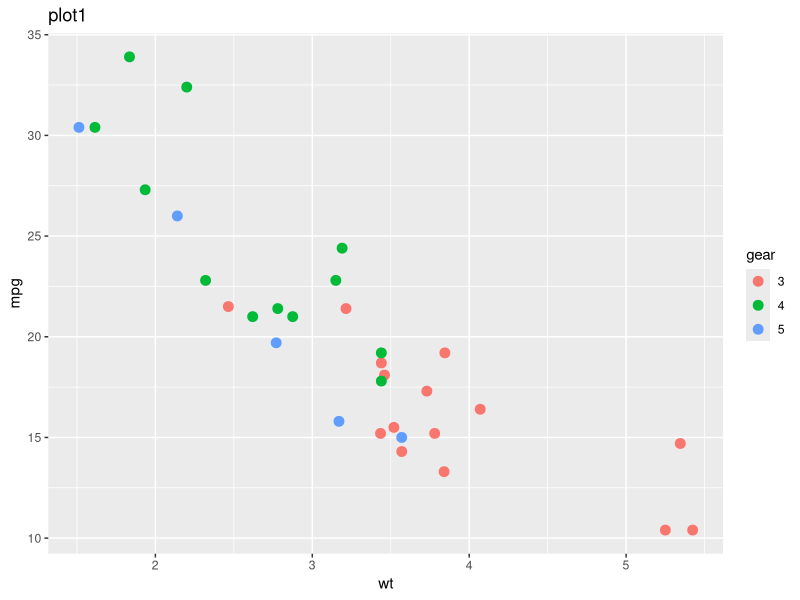
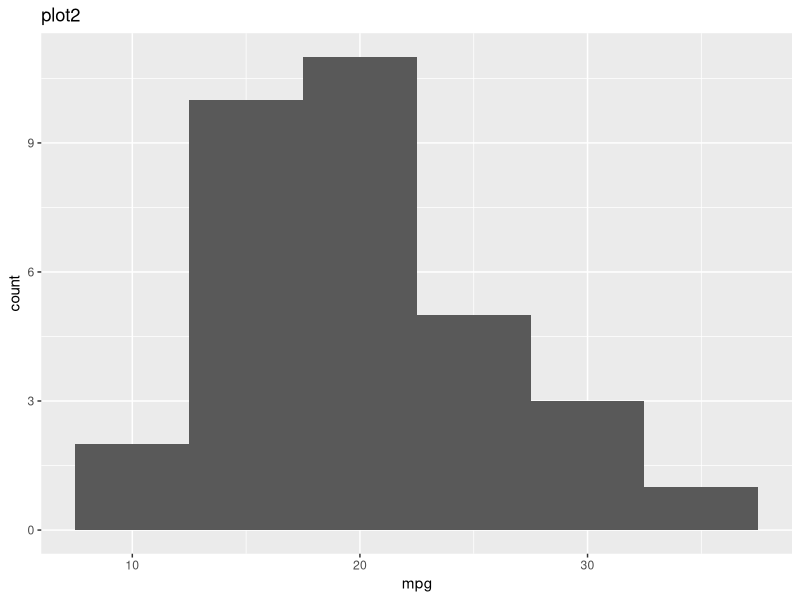
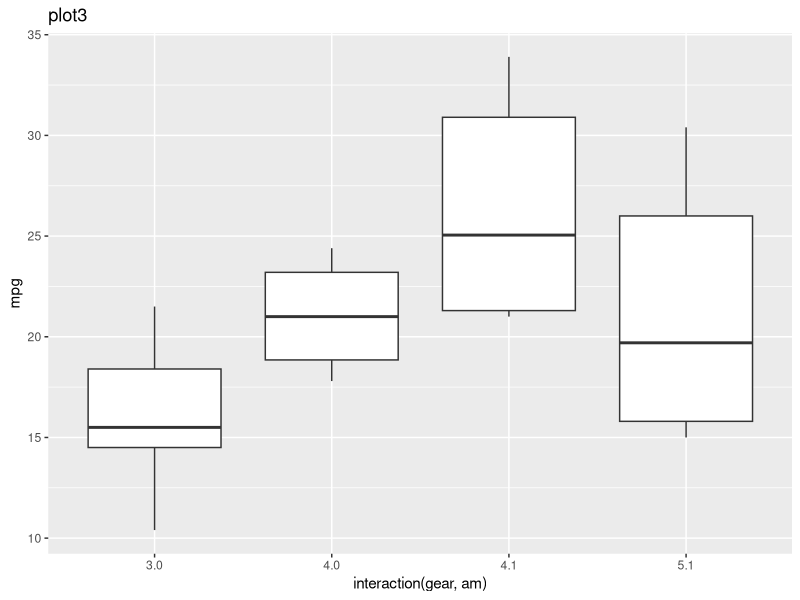
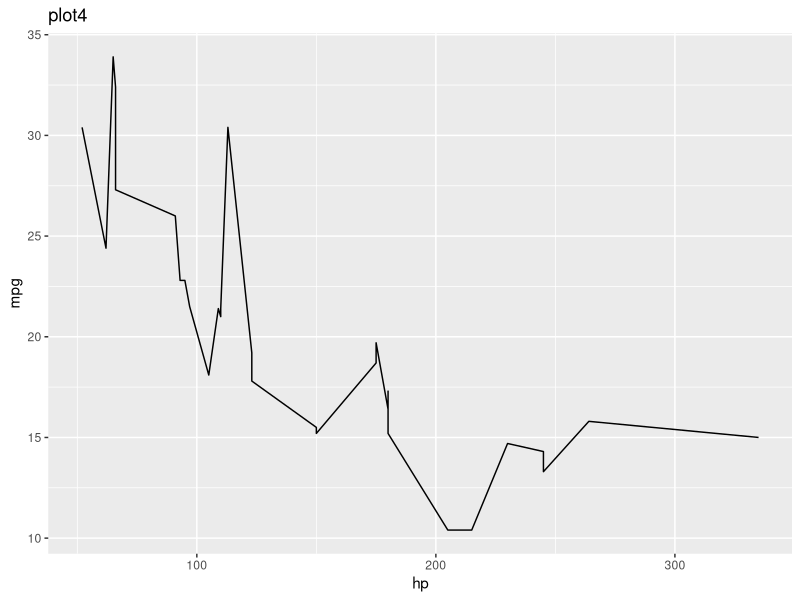
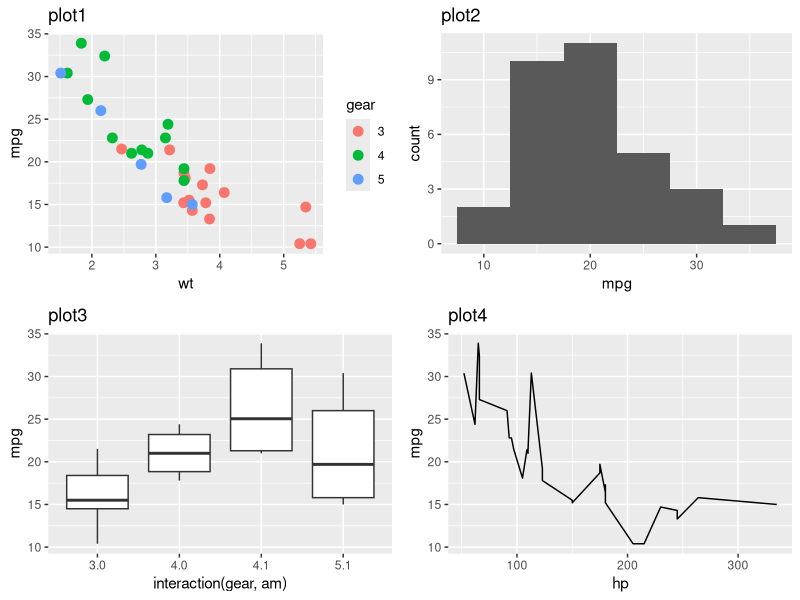
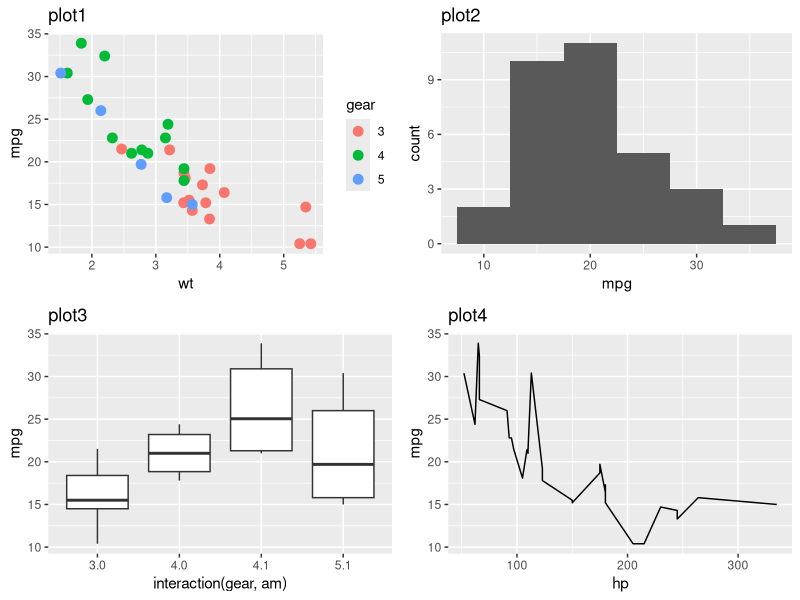
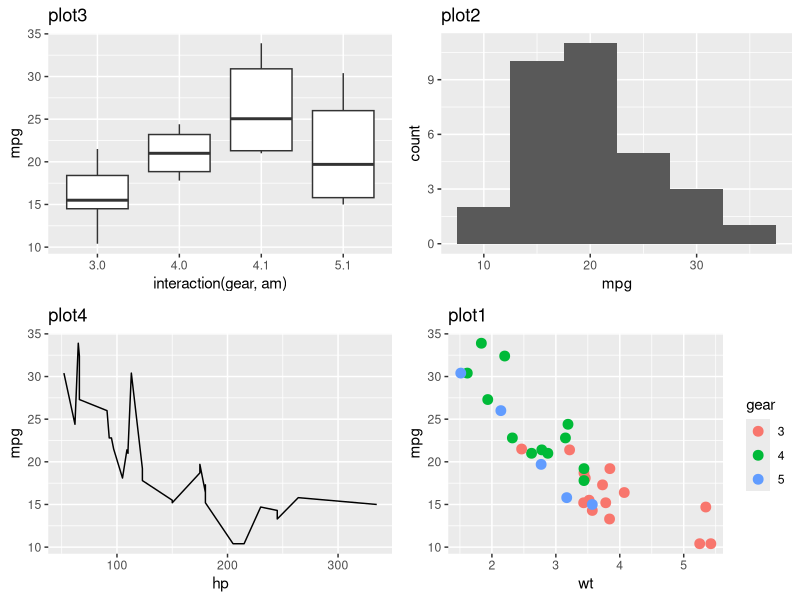
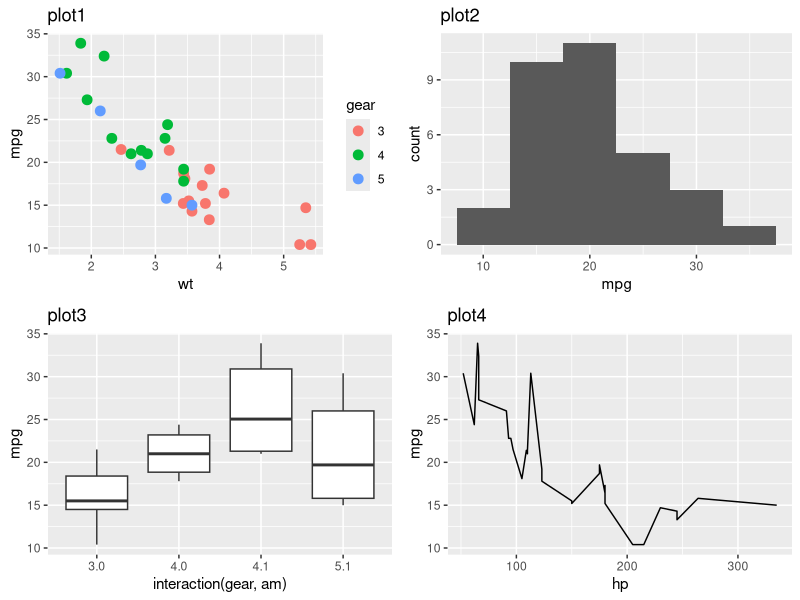

Write R code to recreate these figures, in order.
########################
# Combining plots
########################

# View dataset

head(mtcars)

# Import tideverse library
library(tidyverse)

glimpse(mtcars)

# Convert gear to categorical

class(mtcars$gear)
class(mtcars$am)

mtcars$gear <- as.factor(mtcars$gear)
mtcars$am <- as.factor(mtcars$am)

class(mtcars$gear)
class(mtcars$am)


############################
# plot1: Create a scatter plot

plot1 <- ggplot(data = mtcars, mapping = aes(x = wt, y = mpg,
                                             colour = gear)) +
  geom_point(size=3) +
  ggtitle("plot1")

plot1

############################
# plot2: Create a histogram plot


plot2 <- ggplot(data = mtcars, mapping = aes(x = mpg)) +
  geom_histogram(binwidth = 5) +
  ggtitle("plot2")

plot2


############################
# plot3: Create a boxplot


plot3 <- ggplot(data = mtcars,
                mapping = aes(x = interaction(gear,am), y=mpg)) +
  geom_boxplot() +
  ggtitle("plot3")

plot3

############################
# plot4: Create a line plot


plot4 <- ggplot(data = mtcars, mapping = aes(x = hp, y=mpg)) +
  geom_line() +
  ggtitle("plot4")

plot4




###############################
# Combining plots using "grid" and "gridExtra"
###############################

# Method 1

# grid library

# install.packages("grid")
citation("grid")

# Import grid package
library(grid)


# Create a new page

grid.newpage()


# Next push the vissible area with a layout of 2 columns and 2 row using pushViewport()

pushViewport(viewport(layout = grid.layout(2,2)))


# Put the chart on the the area by row and column position

print(plot1, vp = viewport(layout.pos.row = 1, layout.pos.col = 1))
print(plot2, vp = viewport(layout.pos.row = 1, layout.pos.col = 2))
print(plot3, vp = viewport(layout.pos.row = 2, layout.pos.col = 1))
print(plot4, vp = viewport(layout.pos.row = 2, layout.pos.col = 2))



# Method 2

# Use the gridExtra package

# install.packages("gridExtra")
citation("gridExtra")

# import gridExtra Package
library(gridExtra)

grid.arrange(plot1, plot2, plot3, plot4, nrow=2, ncol=2)

# Changing the order
grid.arrange(plot3, plot2, plot4, plot1, nrow=2, ncol=2)




## Method 3

library(ggpubr)

figure <- ggarrange(plot1, plot2, plot3, plot4,
                    ncol = 2, nrow = 2)
figure




ggarrange(
  plot4,    # plot4 in first row
  ggarrange(plot1, plot2, ncol = 2), 
  nrow = 2  # plot1 and plot2 in second row
) 


library(patchwork)
install.packages("patchwork")

plot1 + plot2


(plot1 | plot2 | plot3) /
  plot4
